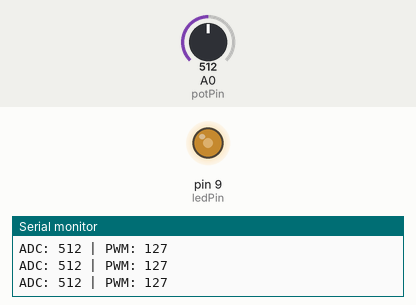
A sketch run on a simulated Arduino Uno, built with avr-gcc and run on an emulated ATmega328P. On the bench: output pins drawn as LEDs (lit = HIGH), the last lines printed to the serial monitor. Inputs (shaded band) come from the test bench; at power-on: A0 (potPin) = 512.

Above: at 1.2 s.
1.3 s: A0 (potPin) set to 418
At 1.9 s:
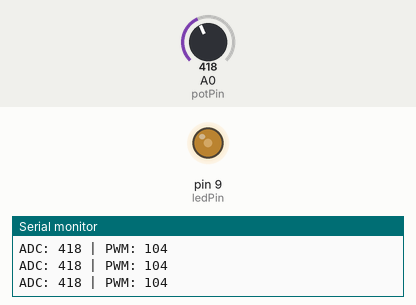
2.8 s: A0 (potPin) set to 389
At 3.7 s:
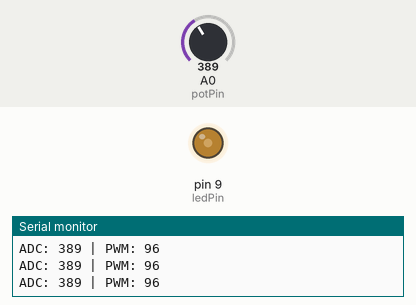
4.3 s: A0 (potPin) set to 716
At 4.8 s:
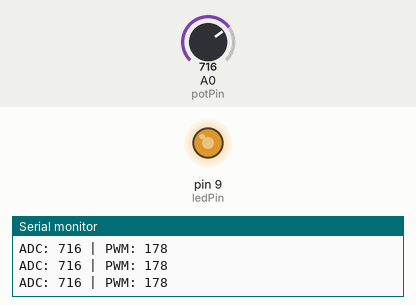
5.8 s: A0 (potPin) set to 110
At 6.6 s:
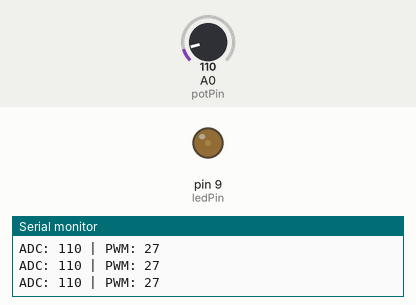
7.3 s: A0 (potPin) set to 93
At 8.4 s:
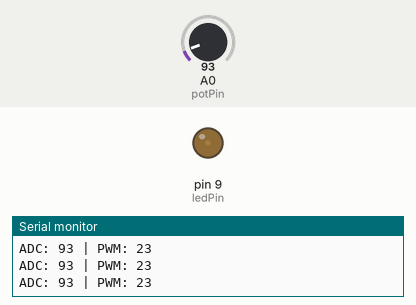
8.8 s: A0 (potPin) set to 900
At 9.4 s:
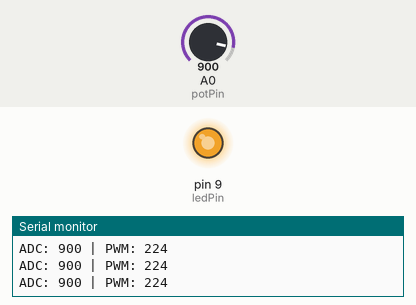
Timing chart, 0 to 11.3 s (numbered marks = the images above; inputs shaded):
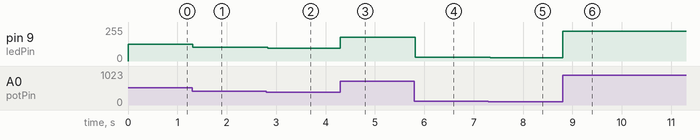

The sketch:

4BPotentioLED.ino
```cpp
#include <Arduino.h>

// ===================== PIN SETUP =====================
const int potPin = A0;
const int ledPin = 9;

// ===================== VARIABEL =====================
int nilaiADC = 0;
int pwm = 0;

void setup() {

  // ===================== OUTPUT SETUP =====================
  pinMode(ledPin, OUTPUT);

  // ===================== SERIAL MONITOR =====================
  Serial.begin(9600);
}

void loop() {

  // ===================== PEMBACAAN SENSOR =====================
  nilaiADC = analogRead(potPin);

  // ===================== PEMROSESAN DATA =====================
  pwm = map(nilaiADC,
            0,     // min ADC
            1023,  // max ADC
            0,     // min PWM
            255);  // max PWM

  // ===================== OUTPUT PWM =====================
  analogWrite(ledPin, pwm);

  // ===================== MONITORING =====================
  Serial.print("ADC: ");
  Serial.print(nilaiADC);

  Serial.print(" | PWM: ");
  Serial.println(pwm);

  // ===================== STABILISASI =====================
  delay(50);
}
```

Measured:
- after the input at 1.3 s, pin 9 (ledPin): 127/255 → 104/255 at once
- after the input at 2.8 s, pin 9 (ledPin): 104/255 → 96/255 at once
- after the input at 4.3 s, pin 9 (ledPin): 96/255 → 178/255 at once
- after the input at 5.8 s, pin 9 (ledPin): 178/255 → 27/255 at once
- after the input at 7.3 s, pin 9 (ledPin): 27/255 → 23/255 at once
- after the input at 8.8 s, pin 9 (ledPin): 23/255 → 224/255 at once
